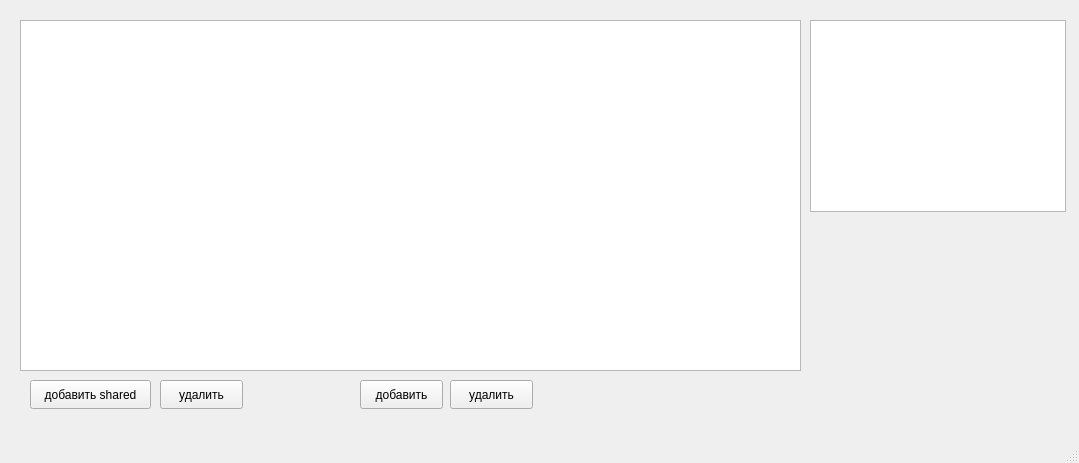
<?xml version="1.0" encoding="UTF-8"?>
<ui version="4.0">
 <class>MainWindow</class>
 <widget class="QMainWindow" name="MainWindow">
  <property name="geometry">
   <rect>
    <x>0</x>
    <y>0</y>
    <width>1079</width>
    <height>463</height>
   </rect>
  </property>
  <property name="windowTitle">
   <string>MainWindow</string>
  </property>
  <widget class="QWidget" name="centralwidget">
   <widget class="QPushButton" name="add">
    <property name="geometry">
     <rect>
      <x>360</x>
      <y>380</y>
      <width>83</width>
      <height>29</height>
     </rect>
    </property>
    <property name="text">
     <string>добавить</string>
    </property>
   </widget>
   <widget class="QPushButton" name="delete_2">
    <property name="geometry">
     <rect>
      <x>450</x>
      <y>380</y>
      <width>83</width>
      <height>29</height>
     </rect>
    </property>
    <property name="text">
     <string>удалить</string>
    </property>
   </widget>
   <widget class="QTableWidget" name="tableWidget">
    <property name="geometry">
     <rect>
      <x>20</x>
      <y>20</y>
      <width>781</width>
      <height>351</height>
     </rect>
    </property>
   </widget>
   <widget class="QTextBrowser" name="textBrowser">
    <property name="geometry">
     <rect>
      <x>810</x>
      <y>20</y>
      <width>256</width>
      <height>192</height>
     </rect>
    </property>
   </widget>
   <widget class="QPushButton" name="add_2">
    <property name="geometry">
     <rect>
      <x>30</x>
      <y>380</y>
      <width>121</width>
      <height>29</height>
     </rect>
    </property>
    <property name="text">
     <string>добавить shared</string>
    </property>
   </widget>
   <widget class="QPushButton" name="delete_3">
    <property name="geometry">
     <rect>
      <x>160</x>
      <y>380</y>
      <width>83</width>
      <height>29</height>
     </rect>
    </property>
    <property name="text">
     <string>удалить</string>
    </property>
   </widget>
  </widget>
  <widget class="QMenuBar" name="menubar">
   <property name="geometry">
    <rect>
     <x>0</x>
     <y>0</y>
     <width>1079</width>
     <height>25</height>
    </rect>
   </property>
  </widget>
  <widget class="QStatusBar" name="statusbar"/>
 </widget>
 <resources/>
 <connections/>
</ui>
